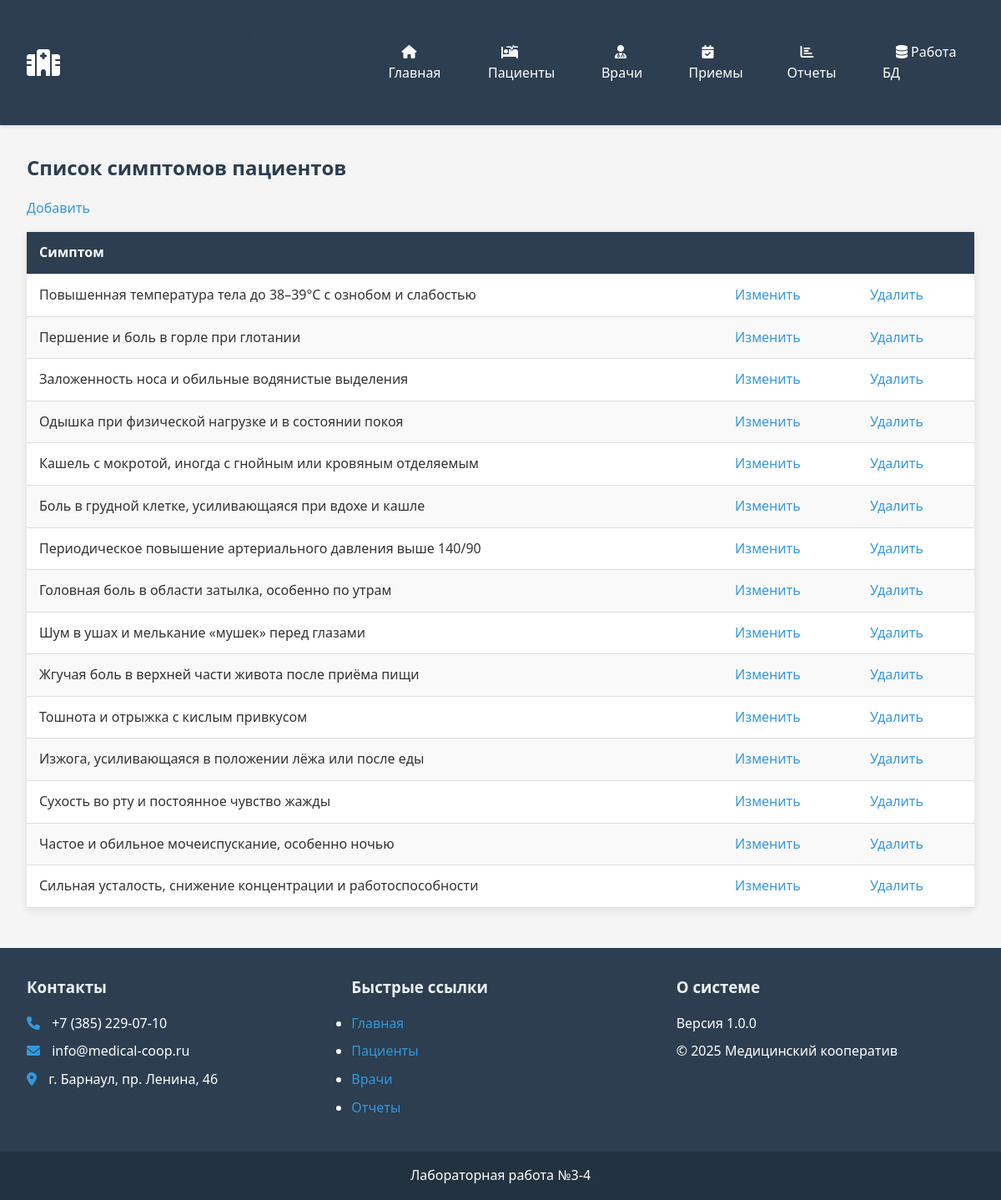
Page /pages/symptoms_patients/symptoms_patients.php on the committed database.
### tables this page shows
CREATE TABLE `symptoms_patients` (
  `id` int(11) NOT NULL,
  `symptom` text DEFAULT NULL
);

### pages/symptoms_patients/symptoms_patients.php (the view, shortened to what this page needs)
<?php
require_once '../../includes/header.php';
require_once '../../includes/config.php';
$sql = "SELECT * FROM symptoms_patients";
$result = $conn->query($sql);
?>
<h2>Список симптомов пациентов</h2>
<a class="button_change-add" href="pages/symptoms_patients/symptoms_patients_insert.php">Добавить</a>
<?php if ($result->num_rows > 0): ?>
    <table class="table">
        <thead>
            <tr>
                <th>Симптом</th>
                <th colspan="2"></th>
            </tr>
        </thead>
        <tbody>
            <?php while($row = $result->fetch_assoc()): ?>
            <tr>
                <td><?= htmlspecialchars($row['symptom']) ?></td>
                <td>
                    <a class="button_change-update" href="pages/symptoms_patients/symptoms_patients_update.php?id=<?= $row['id'] ?>">Изменить</a>
                </td>
                <td>
                    <a class="button_change-delete" href="pages/symptoms_patients/symptoms_patients_delete.php?id=<?= $row['id'] ?>"
                    onclick="return confirm('Вы уверены, что хотите удалить?')">Удалить</a>
                </td>
            </tr>
            <?php endwhile; ?>
        </tbody>
    </table>
<?php else: ?>
    <p>Нет данных о симптомах.</p>
<?php endif;
require_once '../../includes/footer.php';
?>

### css/style.css (style rules this page uses)
:root { --primary-color: #3498db; --secondary-color: #2980b9; --accent-color: #e74c3c; --light-color: #ecf0f1; --dark-color: #2c3e50; --success-color: #2ecc71; --warning-color: #f39c12; --danger-color: #e74c3c; }
* { margin: 0; padding: 0; box-sizing: border-box; font-family: 'Segoe UI', Tahoma, Geneva, Verdana, sans-serif; }
body { background-color: #f5f5f5; color: #333; line-height: 1.6; }
a { text-decoration: none; color: var(--primary-color); }
h1, h2, h3 { margin-bottom: 1rem; color: var(--dark-color); }
.table { width: 100%; border-collapse: collapse; margin: 1rem 0; background: white; box-shadow: 0 2px 10px rgba(0,0,0,0.1); }
.table th, .table td { padding: 12px 15px; text-align: left; border-bottom: 1px solid #ddd; }
.table th { background-color: var(--dark-color); color: white; }
.table tr:nth-child(even) { background-color: #f9f9f9; }

### rows in the picture
symptoms_patients: symptom "Повышенная температура тела до 38–39°C с ознобом и слабостью"
symptoms_patients: symptom "Першение и боль в горле при глотании"
symptoms_patients: symptom "Заложенность носа и обильные водянистые выделения"
symptoms_patients: symptom "Одышка при физической нагрузке и в состоянии покоя"
symptoms_patients: symptom "Кашель с мокротой, иногда с гнойным или кровяным отделяемым"
symptoms_patients: symptom "Боль в грудной клетке, усиливающаяся при вдохе и кашле"
symptoms_patients: symptom "Периодическое повышение артериального давления выше 140/90"
symptoms_patients: symptom "Головная боль в области затылка, особенно по утрам"
symptoms_patients: symptom "Шум в ушах и мелькание «мушек» перед глазами"
symptoms_patients: symptom "Жгучая боль в верхней части живота после приёма пищи"
symptoms_patients: symptom "Тошнота и отрыжка с кислым привкусом"
symptoms_patients: symptom "Изжога, усиливающаяся в положении лёжа или после еды"
symptoms_patients: symptom "Сухость во рту и постоянное чувство жажды"
symptoms_patients: symptom "Частое и обильное мочеиспускание, особенно ночью"
symptoms_patients: symptom "Сильная усталость, снижение концентрации и работоспособности"
